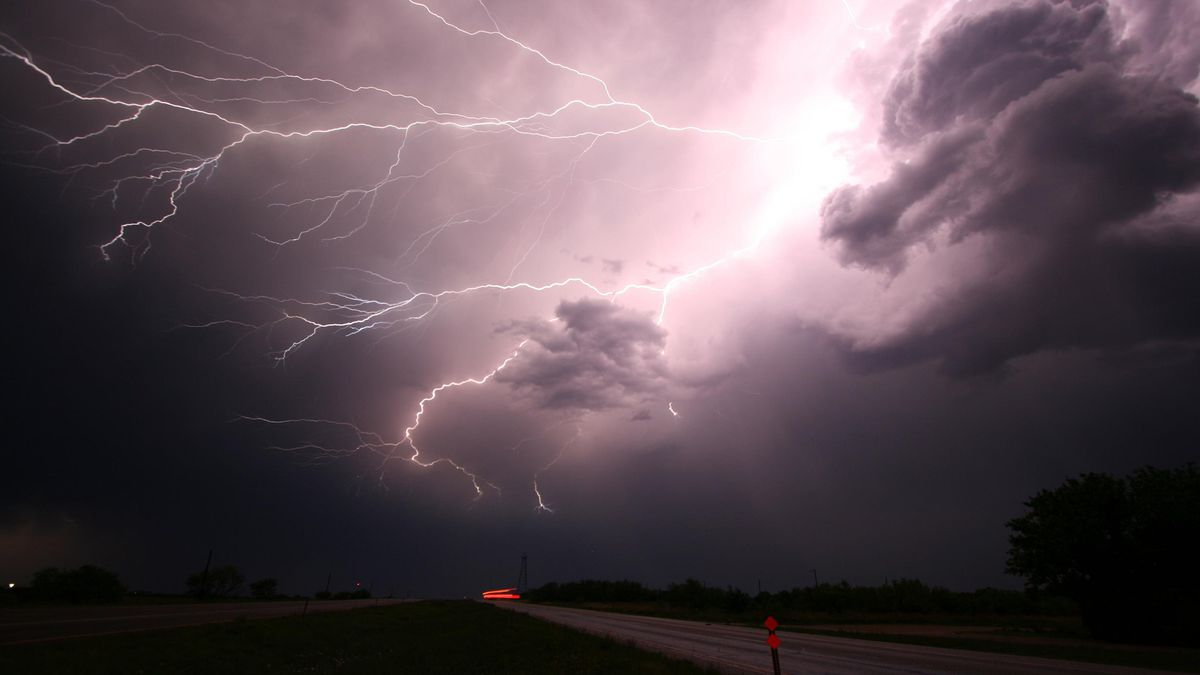
//> input picture ex1/images/raio.png, 1200 x 675 px
$ ./deteccao2   (built with g++ and OpenCV 4)
//> lines starting //> are read from the running program, lines starting //| are printed output that depends on the picture; after the words box and inside, x2 and y2 are one past the last pixel; in counts of white or black regions, pixels touching at a corner belong together
//Lógica 2, transformar a imagem em preto e branco e aplicar a máscara.

/*
Implementar:
Ao invés de bitwise_and utilizar bitwise.
ler documentação do inrange, treshrold, bitwise.
Ler sobre findcontours.
*/

#include <opencv2/opencv.hpp>
#include <stdio.h>

int main() {

    using namespace cv; // namespace para não precisar ficar repetindo

    //Mat image = imread("images/luz.jpg"); // Carregar a imagem
    Mat image = imread("images/raio.png");
//> image is the input picture: 675 rows x 1200 cols, CV_8UC3; mean B, G, R 85.4, 78.5, 92.9

    if (image.empty()) { // Verificar se a imagem foi carregada corretamente ou se o caminho está errado
        printf("Erro ao carregar a imagem!\n"); // Usando fprintf para erro
        return -1;
    }

    Mat peb; // converter a imagem para cinza
    cvtColor(image, peb, COLOR_BGR2GRAY);
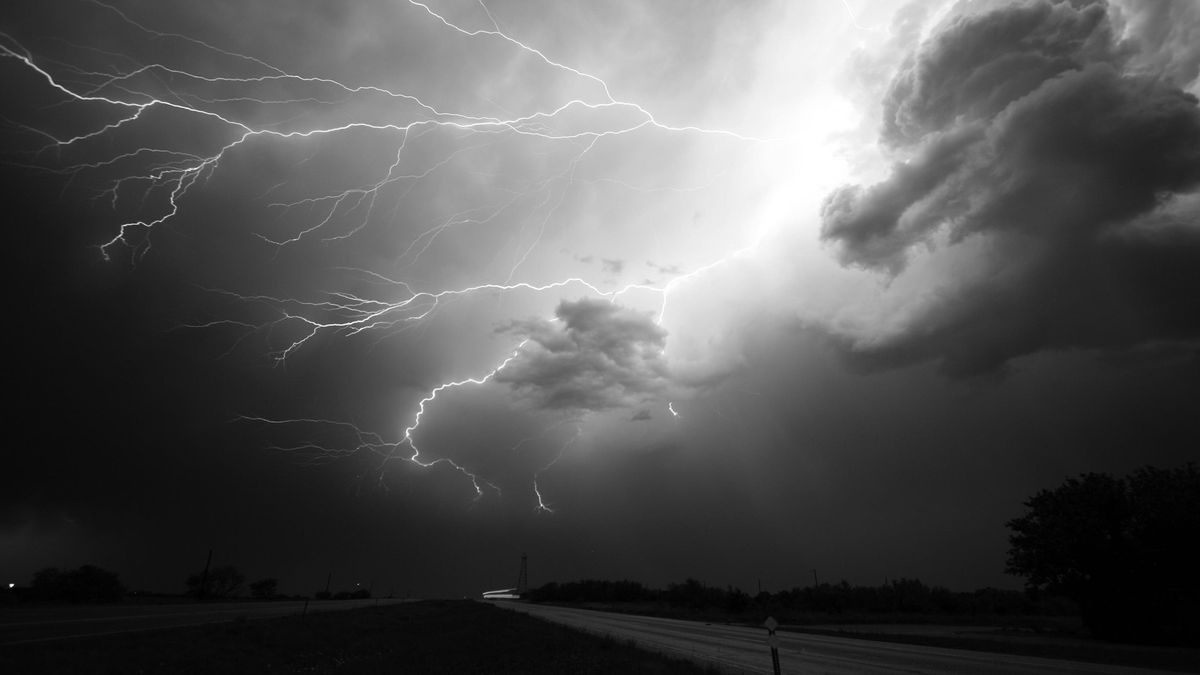
//> peb: 675 rows x 1200 cols, CV_8UC1; min 0, max 255, mean 83.6

    int minimo = 200; // Tons próximos ao branco
    int maximo = 255; // Branco puro

    Mat mascara;
    inRange(peb, Scalar(minimo), Scalar(maximo), mascara);
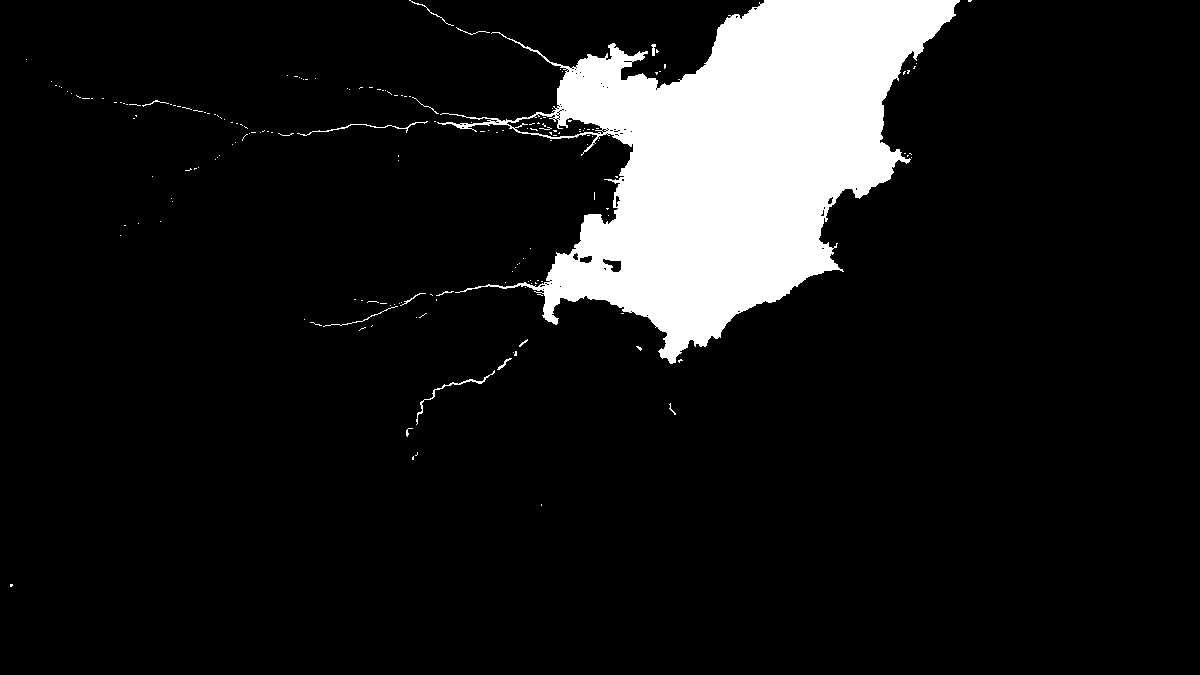
//> mascara: 675 rows x 1200 cols, CV_8UC1; 10.4% white; 183 white regions (168 under 20 px), largest, box (x1, y1, x2, y2) and area: (437, 0, 960, 364) 82998, (416, 370, 495, 425) 200, (297, 121, 428, 136) 175

    // Aplicar a máscara à imagem original
    Mat resultado;
    bitwise_and(peb, peb, resultado, mascara);
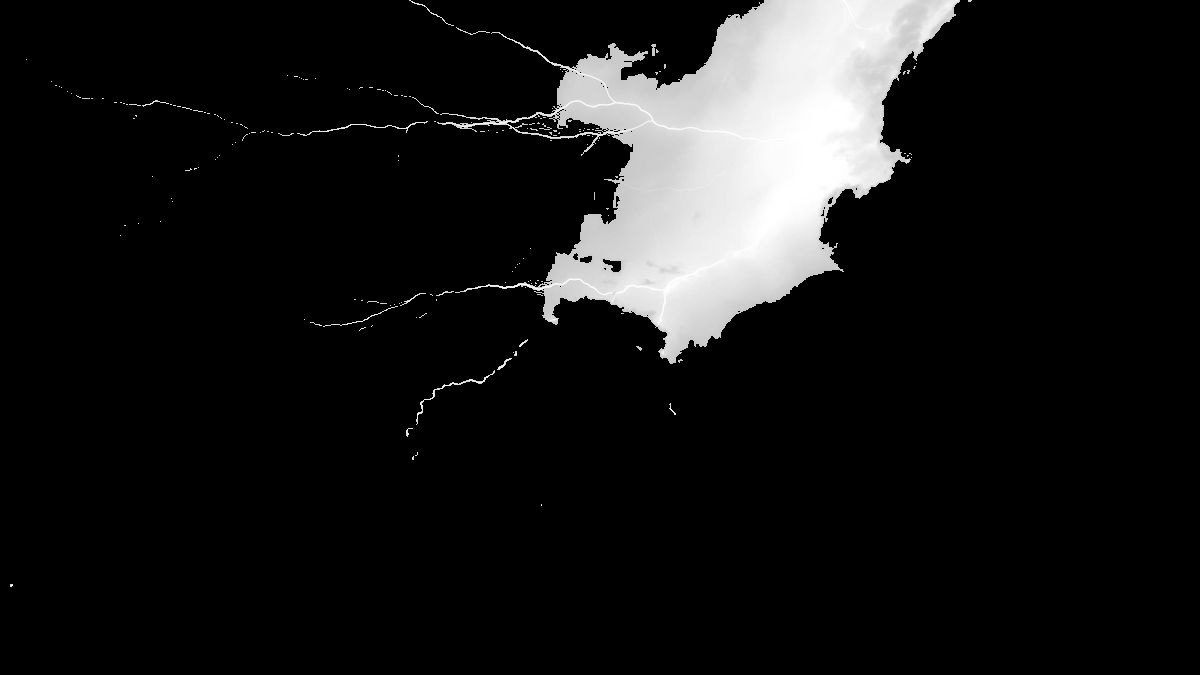
//> resultado: 675 rows x 1200 cols, CV_8UC1; min 0, max 255, mean 23.7


    imshow("Img Og", image); // mostrar a imagem original

    imshow("Img com raio destacado", resultado); // mostrar a imagem cinza

    waitKey(0); // esperar até que uma tecla seja pressionada

    destroyAllWindows(); // Fechar todas as janelas criadas com o imshow

    return 0;
}
